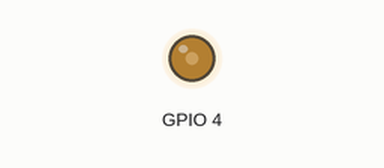
This program was run on a simulated ESP32. On the bench: output pins drawn as LEDs (lit = HIGH). The camera gives no picture; what the program prints to the serial monitor is not drawn. At 3.5 s the program puts the board to deep sleep or switches it off; the recording ends there.

Above: at 0.6 s.
At 1.5 s:
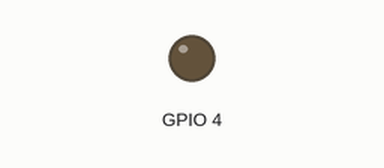
Timing chart, 0 to 3.0 s (numbered marks = the images above):
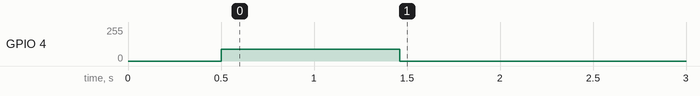

The program:

main.cpp
```cpp
#include "esp_camera.h"
#include "FS.h"
#include "SD_MMC.h"
#include "soc/soc.h"
#include "soc/rtc_cntl_reg.h"
#include "driver/rtc_io.h"

void configurarCamera();

long num = 0;
bool espReiniciado;

// Definir o pino que acorda o ESP32
#define WAKEUP_PIN 2
#include "esp_sleep.h"

camera_fb_t *fb = NULL;

// Camera model
#define CAMERA_MODEL_AI_THINKER

#if defined(CAMERA_MODEL_AI_THINKER)
#include "camera_pins.h"
#endif

void configurarPWMFlash()
{
  // Canal 1, frequência de 5 kHz, resolução de 8 bits
  ledcSetup(LEDC_CHANNEL_1, 5000, 8);
  ledcAttachPin(4, LEDC_CHANNEL_1);
  ledcWrite(LEDC_CHANNEL_1, 0);
}

void tirarFoto()
{
  ledcWrite(LEDC_CHANNEL_1, 90);
  delay(500);

  // Captura 3 imagens e mantém apenas a última
  for (int i = 0; i < 4; i++)
  {
    fb = esp_camera_fb_get();
    delay(50);
    if (!fb)
    {
      Serial.printf("Falha na captura da câmera %d\n", i + 1);
      ledcWrite(LEDC_CHANNEL_1, 0);
      return;
    }

    // Libera o buffer da imagem antiga, exceto na última iteração
    if (i < 3)
    {
      esp_camera_fb_return(fb);
      fb = NULL;
    }
  }

  if (!fb)
  {
    Serial.println("Falha ao capturar a imagem");
    ledcWrite(LEDC_CHANNEL_1, 0);
    return;
  }

  Serial.println("Imagem capturada");
  Serial.println("Tamanho da imagem: " + String(fb->len));

  delay(20);

  // Desliga o flash
  ledcWrite(LEDC_CHANNEL_1, 0);
}

void configurarCamera()
{
  camera_config_t config;
  config.ledc_channel = LEDC_CHANNEL_0;
  config.ledc_timer = LEDC_TIMER_0;
  config.pin_d0 = Y2_GPIO_NUM;
  config.pin_d1 = Y3_GPIO_NUM;
  config.pin_d2 = Y4_GPIO_NUM;
  config.pin_d3 = Y5_GPIO_NUM;
  config.pin_d4 = Y6_GPIO_NUM;
  config.pin_d5 = Y7_GPIO_NUM;
  config.pin_d6 = Y8_GPIO_NUM;
  config.pin_d7 = Y9_GPIO_NUM;
  config.pin_xclk = XCLK_GPIO_NUM;
  config.pin_pclk = PCLK_GPIO_NUM;
  config.pin_vsync = VSYNC_GPIO_NUM;
  config.pin_href = HREF_GPIO_NUM;
  config.pin_sccb_sda = SIOD_GPIO_NUM;
  config.pin_sccb_scl = SIOC_GPIO_NUM;
  config.pin_pwdn = PWDN_GPIO_NUM;
  config.pin_reset = RESET_GPIO_NUM;
  config.xclk_freq_hz = 20000000;
  config.pixel_format = PIXFORMAT_JPEG;
  config.frame_size = FRAMESIZE_QVGA;
  config.jpeg_quality = 10;
  config.fb_count = 1;

  esp_err_t err = esp_camera_init(&config);
  if (err != ESP_OK)
  {
    Serial.printf("Camera init failed with error 0x%x\n", err);
    return;
  }
  else
  {
    Serial.println("Camera inicializada com sucesso");
  }

  // Configuração manual da câmera
  sensor_t *sensor = esp_camera_sensor_get();
  if (sensor != nullptr)
  {
    Serial.println("Configurações otimizadas aplicadas com sucesso");
  }
  else
  {
    Serial.println("Falha ao obter sensor da câmera");
    return;
  }
}

// Setup inicial do ESP32-CAM
void setup()
{
  Serial.begin(115200);

  configurarCamera();

  configurarPWMFlash();

  delay(100);

  // Configura o pino com pull-up interno
  pinMode(WAKEUP_PIN, INPUT_PULLUP);

  // Configurar o ESP32 para acordar no WAKEUP_PIN quando o sinal mudar para LOW
  esp_sleep_enable_ext0_wakeup((gpio_num_t)WAKEUP_PIN, LOW);
  delay(100);
}

void loop() {
  // Captura uma foto
  tirarFoto();

  if (fb) {
    //Enviar marcador de início (1 byte único e distinto)
    Serial.write(0xA5); // Marcador de início

    //Enviar o tamanho da imagem (4 bytes)
    uint32_t tamanho = fb->len;
    Serial.write((uint8_t *)&tamanho, sizeof(tamanho));

    //Enviar os dados da imagem
    Serial.write(fb->buf, fb->len);

    // Liberta o framebuffer
    esp_camera_fb_return(fb);
    fb = NULL;

    Serial.printf("Imagem enviada: %u bytes\n", tamanho);
  } else {
    Serial.println("Erro ao capturar a imagem.");
  }

  delay(2000);
  esp_deep_sleep_start();
}
```

camera_pins.h
```cpp
#ifndef CAMERA_PINS_H
#define CAMERA_PINS_H

// Pinospara o modelo (Ai-Thinker)
#define PWDN_GPIO_NUM    32
#define RESET_GPIO_NUM   -1
#define XCLK_GPIO_NUM     0
#define SIOD_GPIO_NUM    26
#define SIOC_GPIO_NUM    27

#define Y9_GPIO_NUM      35
#define Y8_GPIO_NUM      34
#define Y7_GPIO_NUM      39
#define Y6_GPIO_NUM      36
#define Y5_GPIO_NUM      21
#define Y4_GPIO_NUM      19
#define Y3_GPIO_NUM      18
#define Y2_GPIO_NUM       5
#define VSYNC_GPIO_NUM   25
#define HREF_GPIO_NUM    23
#define PCLK_GPIO_NUM    22

#endif 
```

Measured:
- by itself, GPIO 4: 0/255 → 90/255 at 0.50 s, → 0/255 0.96 s later
